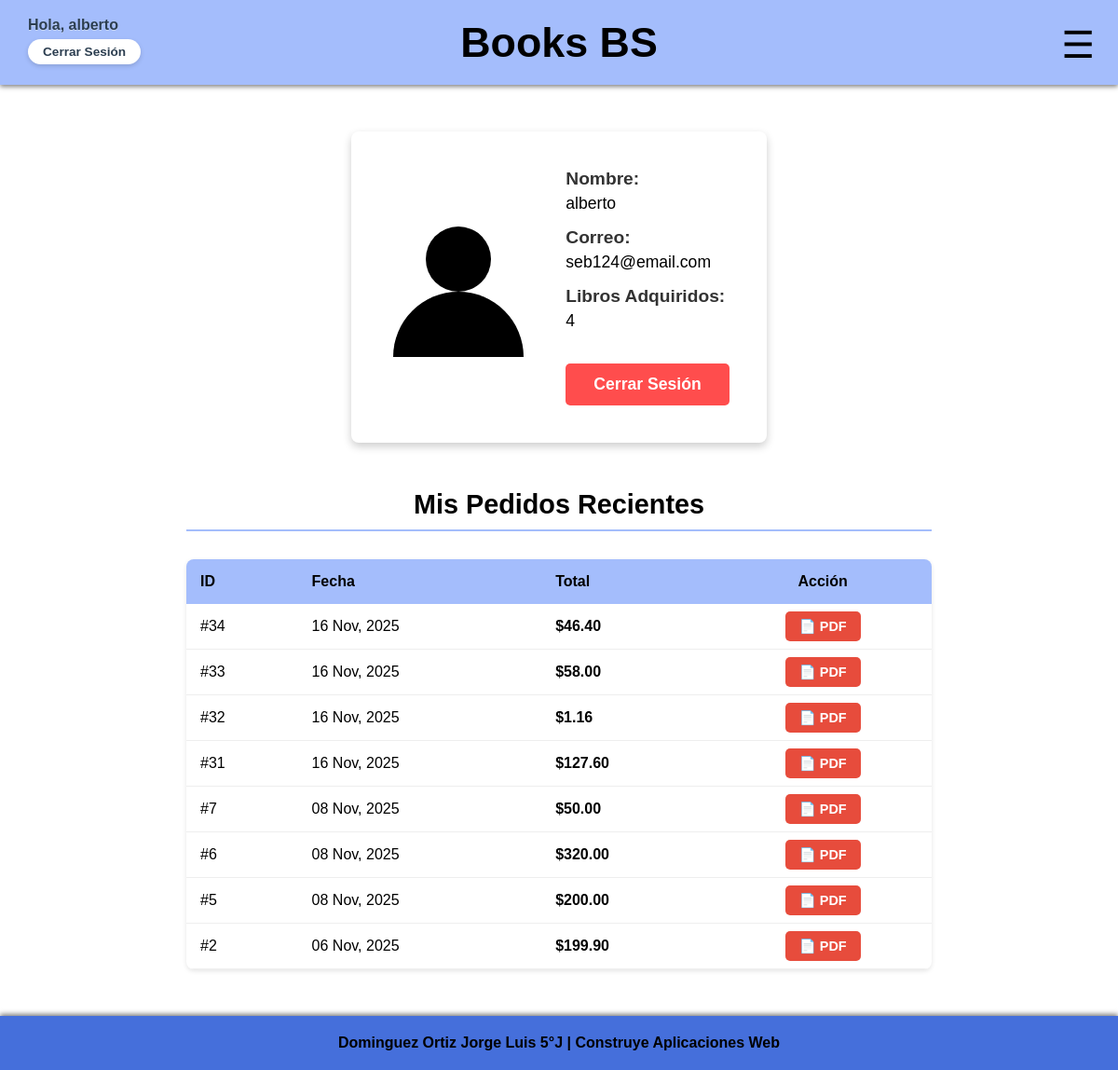
The page /cuenta/ (signed in) on the database its author committed.
### tienda/models.py (models this page shows, shortened)
class Pedido(models.Model):
    ESTADO_PAGO_CHOICES = [
        ('completado', 'Completado'),
        ('pendiente', 'Pendiente'),
        ('fallido', 'Fallido'),
    ]
    usuario = models.ForeignKey(User, on_delete=models.SET_NULL, null=True)
    fecha_pedido = models.DateTimeField(auto_now_add=True)
    total_pagado = models.DecimalField(max_digits=10, decimal_places=2)
    estado_pago = models.CharField(max_length=15, choices=ESTADO_PAGO_CHOICES, default='pendiente')

### tienda/views.py (the view)
# urls.py: path('cuenta/', views.pagina_cuenta, name='cuenta'),
@login_required
def pagina_cuenta(request):
    conteo_libros = BibliotecaUsuario.objects.filter(usuario=request.user).count()
    mis_pedidos = Pedido.objects.filter(usuario=request.user).order_by('-fecha_pedido')
    contexto = {
        'conteo_libros': conteo_libros,
        'pedidos': mis_pedidos,
    }
    return render(request, 'cuenta.html', contexto)

### tienda/context_processors.py (called while the page is built)
def menu_generos(request):
    return {'menu_generos': Genero.objects.all()}

### templates/cuenta.html (shortened to what this page needs)
{% load static %}
<!DOCTYPE html>
<html lang="es">
<head>
    <link rel="stylesheet" href="{% static 'css/style.css' %}?v=2.3">
</head>
<body class="account-page">
    <label for="menu-toggle" class="menu-icon">&#9776;</label>
    <div class="page-container">
        <header class="main-header">
            {% if user.is_authenticated %}
                <div class="header-user-info">
                    <span class="user-name">Hola, {{ user.first_name|default:user.username }}</span>
                    <form action="{% url 'logout' %}" method="POST">
                        <button type="submit" class="header-logout-btn-mini">Cerrar Sesión</button>
                    </form>
                </div>
            {% endif %}
            <h1>Books BS</h1>
        </header>
        <main class="content">
            <div class="profile-card">
                <div class="profile-icon-area">
                    <div class="icon-head"></div>
                    <div class="icon-body"></div>
                </div>
                <div class="profile-details-area">
                    <p>Nombre: <span class="user-data" id="user-name">{{ user.first_name }}</span></p>
                    <p>Correo: <span class="user-data" id="user-email">{{ user.email }}</span></p>
                    <p>Libros Adquiridos: <span class="user-data" id="user-book-count">{{ conteo_libros }}</span></p>
                    <form action="{% url 'logout' %}" method="POST" class="logout-form">
                        <button type="submit" class="logout-btn">Cerrar Sesión</button>
                    </form>
                </div>
            </div>
            <div class="orders-section" style="margin-top: 50px; width: 100%; max-width: 800px;">
                <h2 class="section-title" style="margin-top: 0;">Mis Pedidos Recientes</h2>
                {% if pedidos %}
                    <table style="width: 100%; border-collapse: collapse; background: white; border-radius: 8px; overflow: hidden; box-shadow: 0 2px 5px rgba(0,0,0,0.1);">
                        <thead style="background-color: #a4bdfc;">
                            <tr>
                                <th style="padding: 15px; text-align: left;">ID</th>
                                <th style="padding: 15px; text-align: left;">Fecha</th>
                                <th style="padding: 15px; text-align: left;">Total</th>
                                <th style="padding: 15px; text-align: center;">Acción</th>
                            </tr>
                        </thead>
                        <tbody>
                            {% for pedido in pedidos %}
                            <tr style="border-bottom: 1px solid #eee;">
                                <td style="padding: 15px;">#{{ pedido.id }}</td>
                                <td style="padding: 15px;">{{ pedido.fecha_pedido|date:"d M, Y" }}</td>
                                <td style="padding: 15px; font-weight: bold;">${{ pedido.total_pagado }}</td>
                                <td style="padding: 15px; text-align: center;">
                                    <a href="{% url 'descargar_factura' pedido.id %}" target="_blank" style="background-color: #e74c3c; color: white; padding: 8px 15px; text-decoration: none; border-radius: 5px; font-weight: bold; font-size: 0.9rem;">
                                        📄 PDF
                                    </a>
                                </td>
                            </tr>
                            {% endfor %}
                        </tbody>
                    </table>
                {% else %}
                    <div style="text-align: center; padding: 20px; background: white; border-radius: 8px;">
                        <p>No has realizado pedidos aún.</p>
                        <a href="{% url 'bookstore' %}" style="color: #3498db; font-weight: bold;">Ir a la tienda</a>
                    </div>
                {% endif %}
            </div>
        </main>
        <footer class="main-footer">
            Dominguez Ortiz Jorge Luis 5°J | Construye Aplicaciones Web
        </footer>
    </div>
</body>
</html>

### static/css/style.css (style rules this page uses)
* { box-sizing: border-box; }
body { font-family: Arial, sans-serif; margin: 0; background-color: #ffffff; color: #000; }
.page-container { width: 100%; min-height: 100vh; display: flex; flex-direction: column; }
main.content { background-color: #ffffff; padding: 40px; color: #000; flex-grow: 1; width: 100%; max-width: 1100px; margin: 0 auto; }
header.main-header { background-color: #a4bdfc; padding: 20px; text-align: center; color: #000; box-shadow: 0 2px 5px rgba(0,0,0,0.5); position: relative; z-index: 10; }
header.main-header h1 { margin: 0; font-size: 2.8rem; }
footer.main-footer { background-color: #456fdb; padding: 20px; text-align: center; color: #000; font-weight: bold; box-shadow: 0 -2px 5px rgba(0,0,0,0.5); position: relative; z-index: 10; margin-top: auto; }
.menu-icon { position: fixed; top: 25px; right: 25px; font-size: 2.5rem; color: #000; cursor: pointer; z-index: 1001; }
.section-title { font-size: 1.8rem; font-weight: bold; margin-top: 50px; margin-bottom: 30px; text-align: center; border-bottom: 2px solid #a4bdfc; padding-bottom: 10px; display: inline-block; width: 100%; }
body.account-page { background-color: #b8caff; }
.account-page main.content { display: flex; flex-direction: column; align-items: center; justify-content: center; padding: 50px 40px; }
.profile-card { background-color: #ffffff; border-radius: 8px; box-shadow: 0 4px 10px rgba(0,0,0,0.2); padding: 40px; display: flex; align-items: center; gap: 40px; max-width: 600px; }
.profile-icon-area { position: relative; width: 150px; height: 150px; flex-shrink: 0; }
.icon-head { width: 70px; height: 70px; background-color: #000; border-radius: 50%; position: absolute; top: 10px; left: 50%; transform: translateX(-50%); }
.icon-body { width: 140px; height: 70px; background-color: #000; border-radius: 70px 70px 0 0; position: absolute; bottom: 0; left: 50%; transform: translateX(-50%); }
.profile-details-area { display: flex; flex-direction: column; }
.profile-details-area p { font-size: 1.2rem; font-weight: bold; margin: 0 0 15px 0; color: #333; }
.profile-details-area .user-data { font-weight: normal; font-size: 1.1rem; color: #000; display: block; margin-top: 5px; }
.logout-form { margin-top: 20px; }
.logout-btn { background-color: #ff4d4d; border: none; padding: 12px 30px; font-size: 1.1rem; font-weight: bold; color: #fff; cursor: pointer; border-radius: 5px; width: 100%; transition: background-color 0.2s ease; }
main.content { max-width: 1200px; }
.header-user-info { position: absolute; top: 18px; left: 30px; text-align: left; z-index: 20; }
.header-user-info .user-name { display: block; font-size: 1rem; font-weight: bold; color: #2c3e50; margin-bottom: 6px; text-shadow: 0 1px 0 rgba(255,255,255,0.4); }
.header-logout-btn-mini { background-color: #ffffff; color: #2c3e50; border: none; padding: 6px 16px; border-radius: 20px; cursor: pointer; font-size: 0.85rem; font-weight: bold; transition: all 0.3s ease; box-shadow: 0 2px 5px rgba(0,0,0,0.15); }

### rows shown on the page
Pedido: id "34", fecha_pedido "16 Nov, 2025", total_pagado "46.40"
Pedido: id "33", fecha_pedido "16 Nov, 2025", total_pagado "58.00"
Pedido: id "32", fecha_pedido "16 Nov, 2025", total_pagado "1.16"
Pedido: id "31", fecha_pedido "16 Nov, 2025", total_pagado "127.60"
Pedido: id "7", fecha_pedido "08 Nov, 2025", total_pagado "50.00"
Pedido: id "6", fecha_pedido "08 Nov, 2025", total_pagado "320.00"
Pedido: id "5", fecha_pedido "08 Nov, 2025", total_pagado "200.00"
Pedido: id "2", fecha_pedido "06 Nov, 2025", total_pagado "199.90"

### other values the page prints
{{ user.first_name|default:user.username }} "alberto"
{{ user.first_name }} "alberto"
{{ user.email }} "seb124@email.com"
{{ conteo_libros }} "4"
